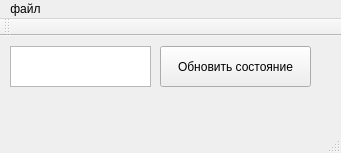
<?xml version="1.0" encoding="UTF-8"?>
<ui version="4.0">
 <class>MainWindow</class>
 <widget class="QMainWindow" name="MainWindow">
  <property name="geometry">
   <rect>
    <x>0</x>
    <y>0</y>
    <width>341</width>
    <height>153</height>
   </rect>
  </property>
  <property name="windowTitle">
   <string>Состояние КРН Нарышкино</string>
  </property>
  <widget class="QWidget" name="centralWidget">
   <widget class="QListWidget" name="Statewgt">
    <property name="geometry">
     <rect>
      <x>10</x>
      <y>10</y>
      <width>141</width>
      <height>41</height>
     </rect>
    </property>
   </widget>
   <widget class="QPushButton" name="Refresh_but">
    <property name="geometry">
     <rect>
      <x>160</x>
      <y>10</y>
      <width>151</width>
      <height>41</height>
     </rect>
    </property>
    <property name="text">
     <string>Обновить состояние</string>
    </property>
   </widget>
   <widget class="QLabel" name="ip_label">
    <property name="geometry">
     <rect>
      <x>20</x>
      <y>60</y>
      <width>241</width>
      <height>21</height>
     </rect>
    </property>
    <property name="text">
     <string/>
    </property>
   </widget>
  </widget>
  <widget class="QMenuBar" name="menuBar">
   <property name="geometry">
    <rect>
     <x>0</x>
     <y>0</y>
     <width>341</width>
     <height>25</height>
    </rect>
   </property>
   <widget class="QMenu" name="menu">
    <property name="title">
     <string>файл</string>
    </property>
    <widget class="QMenu" name="menu_2">
     <property name="title">
      <string>Настройки</string>
     </property>
     <addaction name="Address"/>
     <addaction name="Port"/>
    </widget>
    <addaction name="exit_but"/>
    <addaction name="menu_2"/>
   </widget>
   <addaction name="menu"/>
  </widget>
  <widget class="QToolBar" name="mainToolBar">
   <attribute name="toolBarArea">
    <enum>TopToolBarArea</enum>
   </attribute>
   <attribute name="toolBarBreak">
    <bool>false</bool>
   </attribute>
  </widget>
  <widget class="QStatusBar" name="statusBar"/>
  <action name="exit_but">
   <property name="text">
    <string>Выход</string>
   </property>
  </action>
  <action name="Address">
   <property name="text">
    <string>Адрес</string>
   </property>
  </action>
  <action name="Port">
   <property name="text">
    <string>Порт</string>
   </property>
  </action>
 </widget>
 <layoutdefault spacing="6" margin="11"/>
 <resources/>
 <connections/>
</ui>
